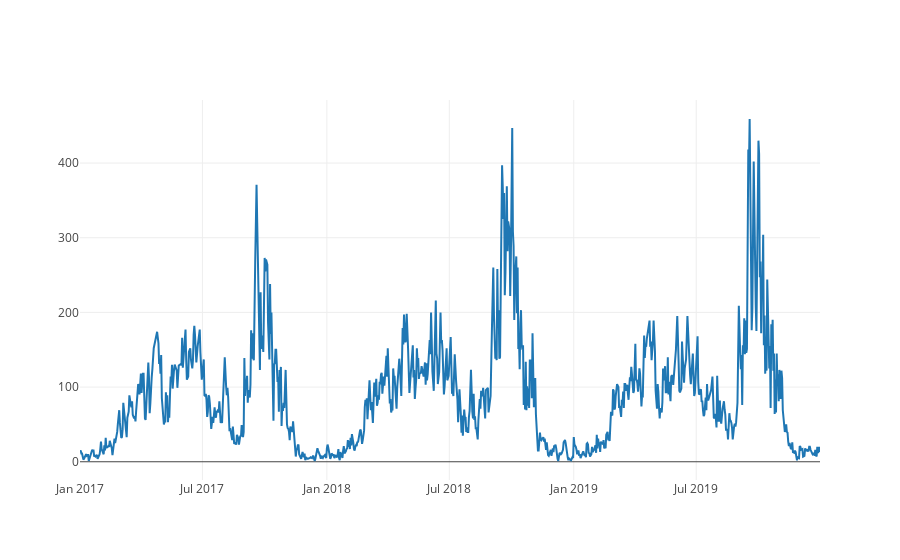

Notebook source saved alongside this figure:
### Code cell
trace = go.Scatter(
    x = df['date'],
    y = df['n_applicants']
)
data = [trace]

plotly.offline.iplot(data, filename='basic-line')

### Figure 1 — Plotly figure (JSON) as saved in the notebook; plotly's stock layout.template omitted (floating-point values rounded to 4 significant figures; data arrays with more than 128 entries replaced by an {"elided": "..."} marker saying what was removed)
{"data": [{"type": "scatter", "uid": "77fdcb71-a2a3-4752-8332-56d28e696fac", "x": {"elided": "1174 str values"}, "y": {"elided": "1174 int values"}}], "layout": {}}
